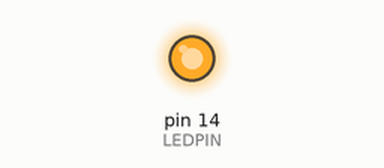
The sketch below on a simulated Arduino Uno, built with avr-gcc and run on an emulated ATmega328P. On the bench: output pins drawn as LEDs (lit = HIGH).

Above: at 1.0 s.
At 3.0 s:
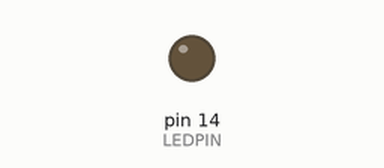
Timing chart, 0 to 5.2 s (numbered marks = the images above):
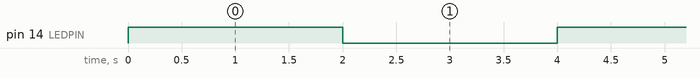

The sketch:

00-simpleLED.ino
```cpp
/* Things to try:
 *
 * - make the LED blink faster and slower
 * - vary the brightness using analogWrite() (01-pwmLED)
 *
 */

const int LEDPIN = 14;

void setup()
{
	pinMode(LEDPIN, OUTPUT);
}

void loop()
{
	digitalWrite(LEDPIN, HIGH);
	delay(2000);
	digitalWrite(LEDPIN, LOW);
	delay(2000);
}
```

Measured:
- by itself, pin 14 (LEDPIN): alternates HIGH for 2.0 s and LOW for 2.0 s
